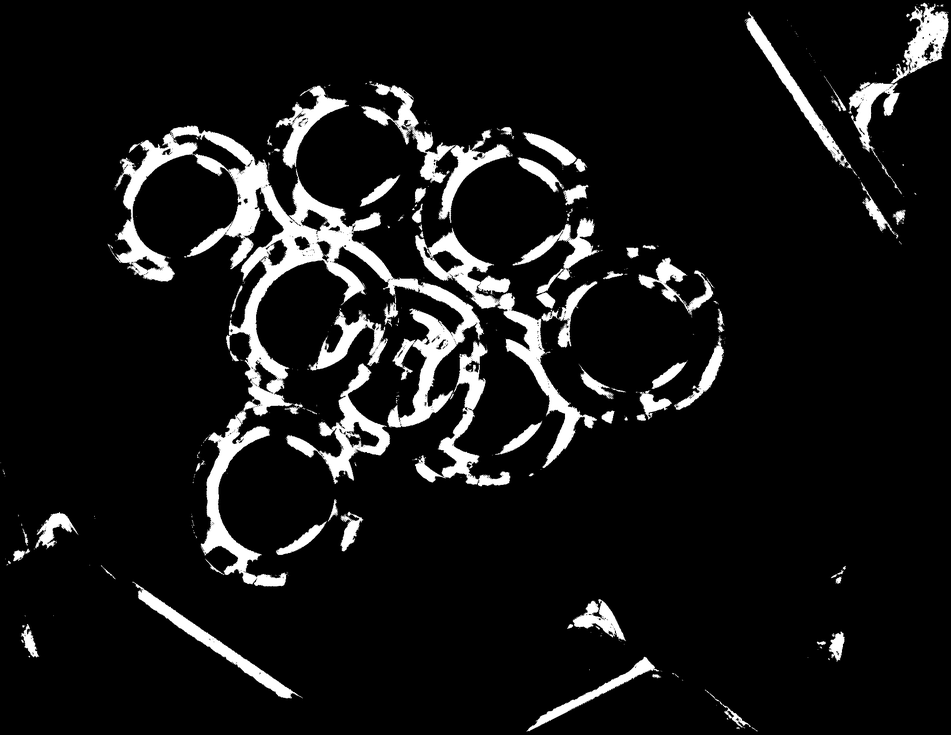
#> input picture FCNSegment/result/boge_0_prediction.png, 951 x 735 px, shrunk from 1998 x 1543 before the run; its folder holds 4 pictures in this run
$ python postprocess.py
#> lines starting #> are read from the running program, lines starting #| are printed output that depends on the picture; after the words box and inside, x2 and y2 are one past the last pixel; in counts of white or black regions, pixels touching at a corner belong together
import imageio
import os
import numpy as np
import random

WHITE = np.array([255, 255, 255])


def random_color():
  rgb = [random.randrange(0, 256), random.randrange(0, 256), random.randrange(70, 256)]
  random.shuffle(rgb)
  return tuple(rgb)


def colorize(path, file):
#> called with path = 'result/', file = 'boge_0_prediction.png'
  image = imageio.imread(path + file)
#> image is the input picture: shape (735, 951); min 0, max 255, mean 22.3
  image = np.array(image)

  colorized = np.stack((image,)*3, axis=-1)
  for y in range(colorized.shape[0]):
    for x in range(colorized.shape[1]):
      if np.array_equal(colorized[y, x, :], WHITE):
         color = random_color()
         colorized[y, x, :] = color

         stack = list()
         stack.append((y, x))
         while stack:
           y1, x1 = stack[-1]
           stack = stack[:-1]
           for offset_x in [-1, 0, 1]:
             for offset_y in [-1, 0, 1]:
               x2, y2 = x1 + offset_x, y1 + offset_y
               if offset_x == offset_y == 0 or x2 < 0 or y2 < 0 or x2 >= colorized.shape[1] or y2 >= colorized.shape[0]:
                 continue
               if np.array_equal(colorized[y2, x2, :], WHITE):
                 colorized[y2, x2, :] = color
                 stack.append((y2, x2))
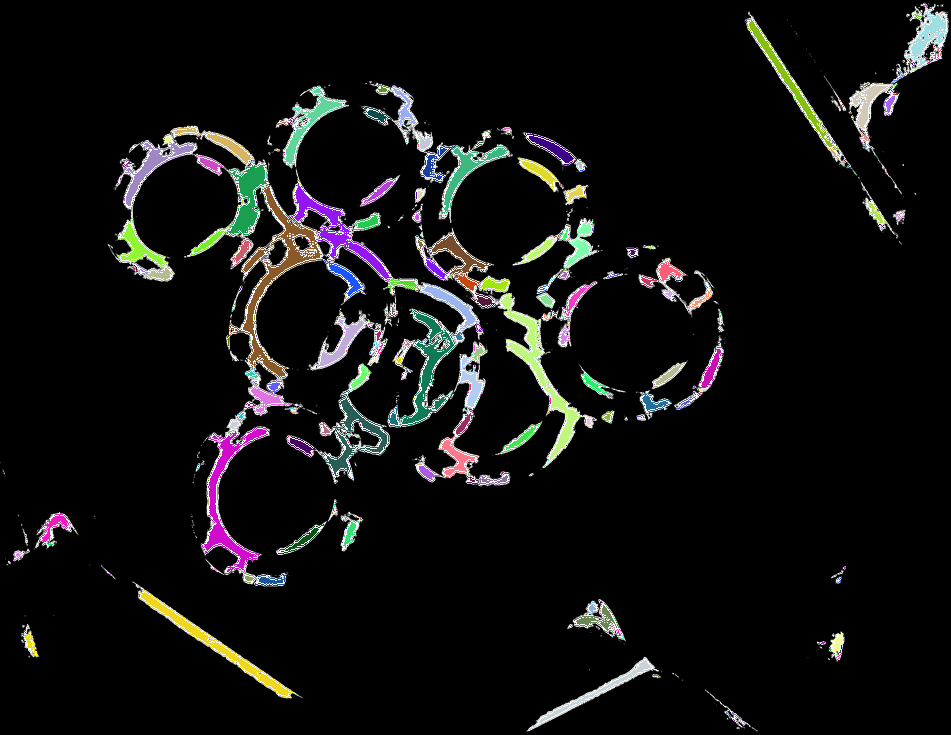
#> colorized: shape (735, 951, 3); 5.13% of pixels changed, all inside (x1, y1, x2, y2) = (9, 3, 948, 730); drawn as R, G, B
#> pass 3 of the loop in process, `for file in files:`:
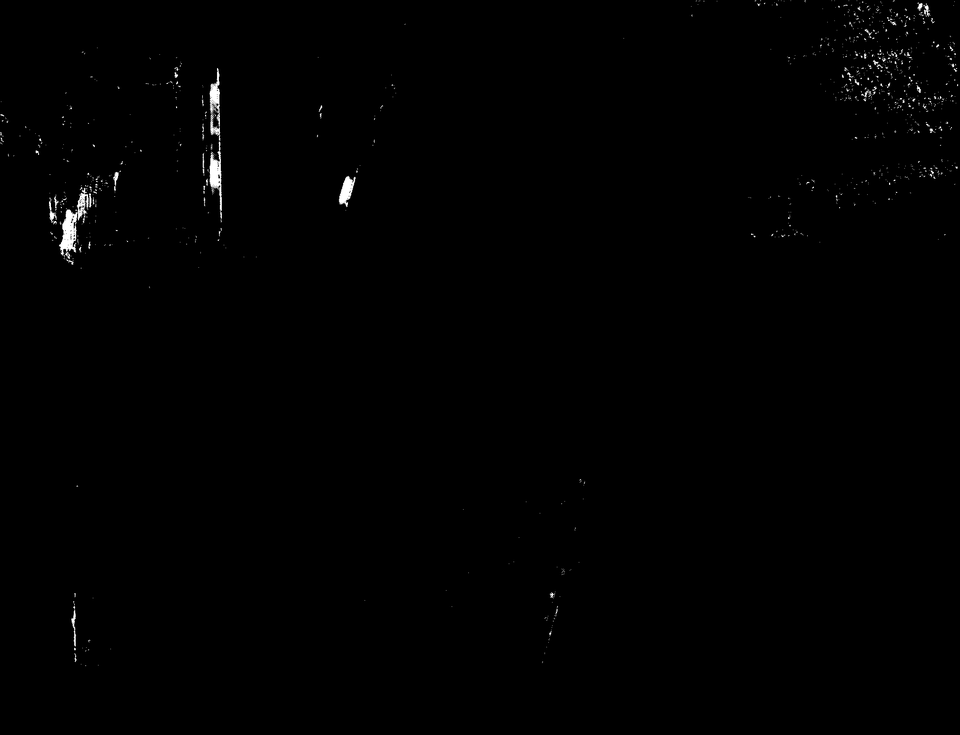
#> input picture FCNSegment/result/heizberg_0_prediction.png, 960 x 735 px, shrunk from 2017 x 1543 before the run
#> in colorize, image is the input picture: shape (735, 960); min 0, max 255, mean 1.2
#> after the loop in colorize (call 2), `for y in range(colorized.shape[0]):`:
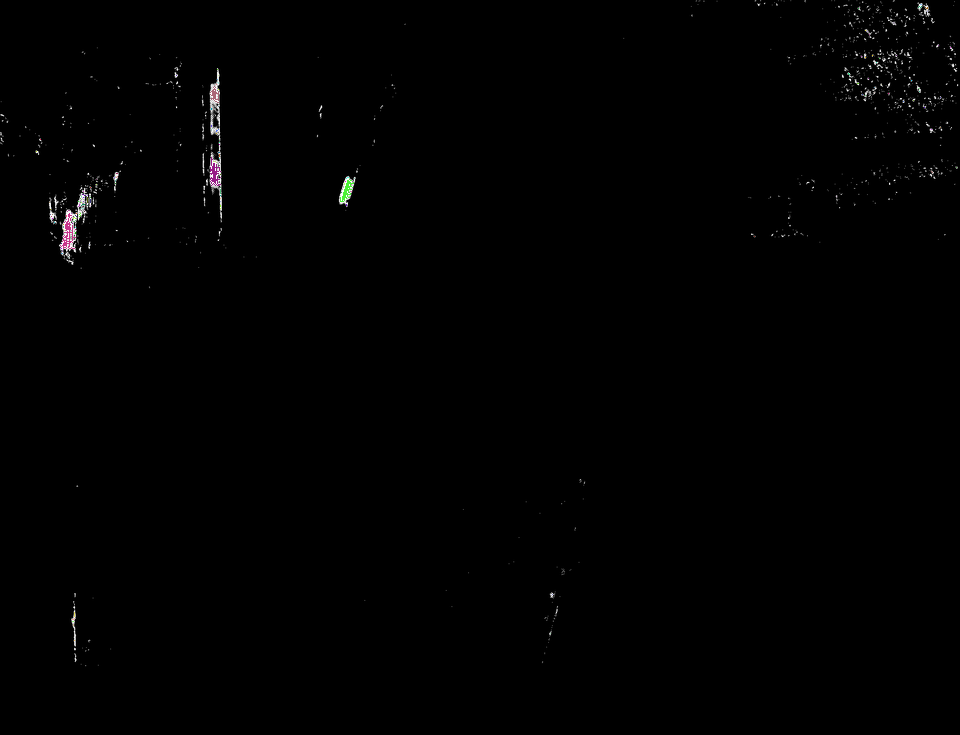
#> colorized: shape (735, 960, 3); 0.1% of pixels changed, all inside (x1, y1, x2, y2) = (36, 4, 957, 641); drawn as R, G, B
#> the loop made 4 passes; the first 3 are shown

  imageio.imwrite(path + file.split(".")[0] + "color.png", colorized)


def process():
  path = "result/"
  files = os.listdir(path)
  for file in files:
    if "color" not in file:
      print("processing: " + file)
      colorize(path, file)


if __name__ == "__main__":
    process()
